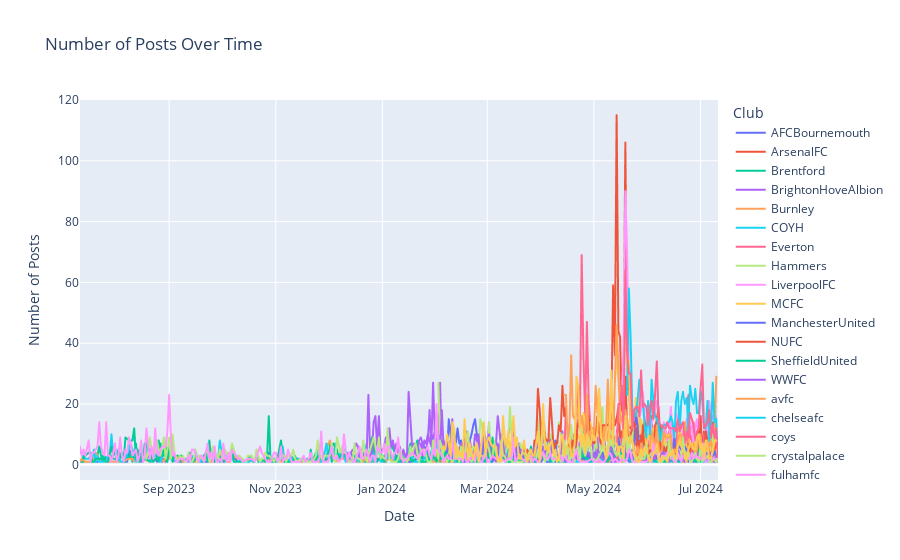

Here is the notebook cell this chart was saved with:
### Code cell
grouped_df = df.groupby(['name', 'date']).size().reset_index(name='count_of_posts')

# Create a line chart using Plotly
fig = px.line(grouped_df, x='date', y='count_of_posts', color='name', title='Number of Posts Over Time')

# Customize layout
fig.update_layout(
    xaxis_title='Date',
    yaxis_title='Number of Posts',
    legend_title='Club',
    yaxis=dict(
        range=[-5, grouped_df['count_of_posts'].max() + 5]  # Set y-axis range from -5 to max value + 5
    )
)

# Show the plot
fig.show()

### Figure 1 — Plotly figure (JSON) as saved in the notebook; plotly's stock layout.template omitted (floating-point values rounded to 4 significant figures; data arrays with more than 128 entries replaced by an {"elided": "..."} marker saying what was removed)
{"data": [{"hovertemplate": "name=AFCBournemouth<br>date=%{x}<br>count_of_posts=%{y}<extra></extra>", "legendgroup": "AFCBournemouth", "line": {"color": "#636efa", "dash": "solid"}, "marker": {"symbol": "circle"}, "mode": "lines", "name": "AFCBournemouth", "showlegend": true, "type": "scattergl", "x": {"elided": "188 str values"}, "xaxis": "x", "y": {"elided": "188 int values"}, "yaxis": "y"}, {"hovertemplate": "name=ArsenalFC<br>date=%{x}<br>count_of_posts=%{y}<extra></extra>", "legendgroup": "ArsenalFC", "line": {"color": "#EF553B", "dash": "solid"}, "marker": {"symbol": "circle"}, "mode": "lines", "name": "ArsenalFC", "showlegend": true, "type": "scattergl", "x": ["2024-05-11T00:00:00", "2024-05-12T00:00:00", "2024-05-13T00:00:00", "2024-05-14T00:00:00", "2024-05-15T00:00:00", "2024-05-16T00:00:00", "2024-05-17T00:00:00", "2024-05-18T00:00:00", "2024-05-19T00:00:00", "2024-05-20T00:00:00", "2024-05-21T00:00:00", "2024-05-22T00:00:00", "2024-05-23T00:00:00", "2024-05-24T00:00:00", "2024-05-25T00:00:00", "2024-05-26T00:00:00", "2024-05-27T00:00:00", "2024-05-28T00:00:00", "2024-05-29T00:00:00", "2024-05-30T00:00:00", "2024-05-31T00:00:00", "2024-06-01T00:00:00", "2024-06-02T00:00:00", "2024-06-03T00:00:00", "2024-06-04T00:00:00", "2024-06-05T00:00:00", "2024-06-06T00:00:00", "2024-06-07T00:00:00", "2024-06-08T00:00:00", "2024-06-09T00:00:00", "2024-06-10T00:00:00", "2024-06-11T00:00:00", "2024-06-12T00:00:00", "2024-06-13T00:00:00", "2024-06-14T00:00:00", "2024-06-15T00:00:00", "2024-06-16T00:00:00", "2024-06-17T00:00:00", "2024-06-18T00:00:00", "2024-06-19T00:00:00", "2024-06-20T00:00:00", "2024-06-21T00:00:00", "2024-06-22T00:00:00", "2024-06-23T00:00:00", "2024-06-24T00:00:00", "2024-06-25T00:00:00", "2024-06-26T00:00:00", "2024-06-27T00:00:00", "2024-06-28T00:00:00", "2024-06-29T00:00:00", "2024-06-30T00:00:00", "2024-07-01T00:00:00", "2024-07-02T00:00:00", "2024-07-03T00:00:00", "2024-07-04T00:00:00", "2024-07-05T00:00:00", "2024-07-06T00:00:00", "2024-07-07T00:00:00", "2024-07-08T00:00:00", "2024-07-09T00:00:00", "2024-07-10T00:00:00", "2024-07-11T00:00:00"], "xaxis": "x", "y": [18, 59, 36, 115, 44, 42, 16, 35, 106, 35, 29, 12, 15, 11, 14, 13, 11, 8, 8, 15, 10, 6, 5, 16, 8, 13, 11, 9, 13, 7, 10, 8, 7, 11, 12, 6, 7, 3, 9, 6, 8, 4, 1, 3, 7, 5, 7, 9, 6, 9, 11, 12, 6, 11, 4, 8, 9, 11, 14, 10, 9, 2], "yaxis": "y"}, {"hovertemplate": "name=Brentford<br>date=%{x}<br>count_of_posts=%{y}<extra></extra>", "legendgroup": "Brentford", "line": {"color": "#00cc96", "dash": "solid"}, "marker": {"symbol": "circle"}, "mode": "lines", "name": "Brentford", "showlegend": true, "type": "scattergl", "x": {"elided": "297 str values"}, "xaxis": "x", "y": {"elided": "297 int values"}, "yaxis": "y"}, {"hovertemplate": "name=BrightonHoveAlbion<br>date=%{x}<br>count_of_posts=%{y}<extra></extra>", "legendgroup": "BrightonHoveAlbion", "line": {"color": "#ab63fa", "dash": "solid"}, "marker": {"symbol": "circle"}, "mode": "lines", "name": "BrightonHoveAlbion", "showlegend": true, "type": "scattergl", "x": {"elided": "165 str values"}, "xaxis": "x", "y": {"elided": "165 int values"}, "yaxis": "y"}, {"hovertemplate": "name=Burnley<br>date=%{x}<br>count_of_posts=%{y}<extra></extra>", "legendgroup": "Burnley", "line": {"color": "#FFA15A", "dash": "solid"}, "marker": {"symbol": "circle"}, "mode": "lines", "name": "Burnley", "showlegend": true, "type": "scattergl", "x": {"elided": "143 str values"}, "xaxis": "x", "y": {"elided": "143 int values"}, "yaxis": "y"}, {"hovertemplate": "name=COYH<br>date=%{x}<br>count_of_posts=%{y}<extra></extra>", "legendgroup": "COYH", "line": {"color": "#19d3f3", "dash": "solid"}, "marker": {"symbol": "circle"}, "mode": "lines", "name": "COYH", "showlegend": true, "type": "scattergl", "x": {"elided": "280 str values"}, "xaxis": "x", "y": {"elided": "280 int values"}, "yaxis": "y"}, {"hovertemplate": "name=Everton<br>date=%{x}<br>count_of_posts=%{y}<extra></extra>", "legendgroup": "Everton", "line": {"color": "#FF6692", "dash": "solid"}, "marker": {"symbol": "circle"}, "mode": "lines", "name": "Everton", "showlegend": true, "type": "scattergl", "x": ["2024-04-11T00:00:00", "2024-04-12T00:00:00", "2024-04-13T00:00:00", "2024-04-14T00:00:00", "2024-04-15T00:00:00", "2024-04-16T00:00:00", "2024-04-17T00:00:00", "2024-04-18T00:00:00", "2024-04-19T00:00:00", "2024-04-20T00:00:00", "2024-04-21T00:00:00", "2024-04-22T00:00:00", "2024-04-23T00:00:00", "2024-04-24T00:00:00", "2024-04-25T00:00:00", "2024-04-26T00:00:00", "2024-04-27T00:00:00", "2024-04-28T00:00:00", "2024-04-29T00:00:00", "2024-04-30T00:00:00", "2024-05-01T00:00:00", "2024-05-02T00:00:00", "2024-05-03T00:00:00", "2024-05-04T00:00:00", "2024-05-05T00:00:00", "2024-05-06T00:00:00", "2024-05-07T00:00:00", "2024-05-08T00:00:00", "2024-05-09T00:00:00", "2024-05-10T00:00:00", "2024-05-11T00:00:00", "2024-05-12T00:00:00", "2024-05-13T00:00:00", "2024-05-14T00:00:00", "2024-05-15T00:00:00", "2024-05-16T00:00:00", "2024-05-17T00:00:00", "2024-05-18T00:00:00", "2024-05-19T00:00:00", "2024-05-20T00:00:00", "2024-05-21T00:00:00", "2024-05-22T00:00:00", "2024-05-23T00:00:00", "2024-05-24T00:00:00", "2024-05-25T00:00:00", "2024-05-26T00:00:00", "2024-05-27T00:00:00", "2024-05-28T00:00:00", "2024-05-29T00:00:00", "2024-05-30T00:00:00", "2024-05-31T00:00:00", "2024-06-01T00:00:00", "2024-06-02T00:00:00", "2024-06-03T00:00:00", "2024-06-04T00:00:00", "2024-06-05T00:00:00", "2024-06-06T00:00:00", "2024-06-07T00:00:00", "2024-06-08T00:00:00", "2024-06-09T00:00:00", "2024-06-10T00:00:00", "2024-06-11T00:00:00", "2024-06-12T00:00:00", "2024-06-13T00:00:00", "2024-06-14T00:00:00", "2024-06-15T00:00:00", "2024-06-16T00:00:00", "2024-06-17T00:00:00", "2024-06-18T00:00:00", "2024-06-19T00:00:00", "2024-06-20T00:00:00", "2024-06-21T00:00:00", "2024-06-22T00:00:00", "2024-06-23T00:00:00", "2024-06-24T00:00:00", "2024-06-25T00:00:00", "2024-06-26T00:00:00", "2024-06-27T00:00:00", "2024-06-28T00:00:00", "2024-06-29T00:00:00", "2024-06-30T00:00:00", "2024-07-01T00:00:00", "2024-07-02T00:00:00", "2024-07-03T00:00:00", "2024-07-04T00:00:00", "2024-07-05T00:00:00", "2024-07-06T00:00:00", "2024-07-07T00:00:00", "2024-07-08T00:00:00", "2024-07-09T00:00:00", "2024-07-10T00:00:00", "2024-07-11T00:00:00"], "xaxis": "x", "y": [6, 6, 3, 3, 18, 11, 3, 9, 10, 4, 27, 14, 14, 69, 36, 16, 47, 21, 13, 12, 12, 6, 14, 11, 5, 6, 8, 11, 8, 16, 12, 10, 8, 10, 15, 5, 11, 5, 14, 11, 11, 10, 9, 6, 7, 6, 4, 7, 9, 6, 8, 8, 6, 8, 9, 5, 13, 19, 7, 5, 5, 12, 6, 7, 19, 8, 5, 7, 12, 8, 13, 14, 11, 5, 23, 9, 8, 14, 9, 10, 2, 6, 5, 10, 6, 6, 7, 7, 10, 14, 7, 1], "yaxis": "y"}, {"hovertemplate": "name=Hammers<br>date=%{x}<br>count_of_posts=%{y}<extra></extra>", "legendgroup": "Hammers", "line": {"color": "#B6E880", "dash": "solid"}, "marker": {"symbol": "circle"}, "mode": "lines", "name": "Hammers", "showlegend": true, "type": "scattergl", "x": {"elided": "158 str values"}, "xaxis": "x", "y": {"elided": "158 int values"}, "yaxis": "y"}, {"hovertemplate": "name=LiverpoolFC<br>date=%{x}<br>count_of_posts=%{y}<extra></extra>", "legendgroup": "LiverpoolFC", "line": {"color": "#FF97FF", "dash": "solid"}, "marker": {"symbol": "circle"}, "mode": "lines", "name": "LiverpoolFC", "showlegend": true, "type": "scattergl", "x": ["2024-05-17T00:00:00", "2024-05-18T00:00:00", "2024-05-19T00:00:00", "2024-05-20T00:00:00", "2024-05-21T00:00:00", "2024-05-22T00:00:00", "2024-05-23T00:00:00", "2024-05-24T00:00:00", "2024-05-25T00:00:00", "2024-05-26T00:00:00", "2024-05-27T00:00:00", "2024-05-28T00:00:00", "2024-05-29T00:00:00", "2024-05-30T00:00:00", "2024-05-31T00:00:00", "2024-06-01T00:00:00", "2024-06-02T00:00:00", "2024-06-03T00:00:00", "2024-06-04T00:00:00", "2024-06-05T00:00:00", "2024-06-06T00:00:00", "2024-06-07T00:00:00", "2024-06-08T00:00:00", "2024-06-09T00:00:00", "2024-06-10T00:00:00", "2024-06-11T00:00:00", "2024-06-12T00:00:00", "2024-06-13T00:00:00", "2024-06-14T00:00:00", "2024-06-15T00:00:00", "2024-06-16T00:00:00", "2024-06-17T00:00:00", "2024-06-18T00:00:00", "2024-06-19T00:00:00", "2024-06-20T00:00:00", "2024-06-21T00:00:00", "2024-06-22T00:00:00", "2024-06-23T00:00:00", "2024-06-24T00:00:00", "2024-06-25T00:00:00", "2024-06-26T00:00:00", "2024-06-27T00:00:00", "2024-06-28T00:00:00", "2024-06-29T00:00:00", "2024-06-30T00:00:00", "2024-07-01T00:00:00", "2024-07-02T00:00:00", "2024-07-03T00:00:00", "2024-07-04T00:00:00", "2024-07-05T00:00:00", "2024-07-06T00:00:00", "2024-07-07T00:00:00", "2024-07-08T00:00:00", "2024-07-09T00:00:00", "2024-07-10T00:00:00"], "xaxis": "x", "y": [23, 39, 90, 70, 32, 28, 14, 15, 8, 11, 15, 18, 24, 16, 15, 17, 7, 13, 16, 18, 21, 15, 9, 8, 14, 12, 8, 8, 19, 5, 11, 17, 15, 19, 7, 11, 9, 15, 15, 14, 12, 7, 12, 15, 6, 12, 16, 12, 11, 15, 21, 17, 15, 18, 15], "yaxis": "y"}, {"hovertemplate": "name=MCFC<br>date=%{x}<br>count_of_posts=%{y}<extra></extra>", "legendgroup": "MCFC", "line": {"color": "#FECB52", "dash": "solid"}, "marker": {"symbol": "circle"}, "mode": "lines", "name": "MCFC", "showlegend": true, "type": "scattergl", "x": ["2024-04-20T00:00:00", "2024-04-21T00:00:00", "2024-04-22T00:00:00", "2024-04-23T00:00:00", "2024-04-24T00:00:00", "2024-04-25T00:00:00", "2024-04-26T00:00:00", "2024-04-27T00:00:00", "2024-04-28T00:00:00", "2024-04-29T00:00:00", "2024-04-30T00:00:00", "2024-05-01T00:00:00", "2024-05-02T00:00:00", "2024-05-03T00:00:00", "2024-05-04T00:00:00", "2024-05-05T00:00:00", "2024-05-06T00:00:00", "2024-05-07T00:00:00", "2024-05-08T00:00:00", "2024-05-09T00:00:00", "2024-05-10T00:00:00", "2024-05-11T00:00:00", "2024-05-12T00:00:00", "2024-05-13T00:00:00", "2024-05-14T00:00:00", "2024-05-15T00:00:00", "2024-05-16T00:00:00", "2024-05-17T00:00:00", "2024-05-18T00:00:00", "2024-05-19T00:00:00", "2024-05-20T00:00:00", "2024-05-21T00:00:00", "2024-05-22T00:00:00", "2024-05-23T00:00:00", "2024-05-24T00:00:00", "2024-05-25T00:00:00", "2024-05-26T00:00:00", "2024-05-27T00:00:00", "2024-05-28T00:00:00", "2024-05-29T00:00:00", "2024-05-30T00:00:00", "2024-05-31T00:00:00", "2024-06-01T00:00:00", "2024-06-02T00:00:00", "2024-06-03T00:00:00", "2024-06-04T00:00:00", "2024-06-05T00:00:00", "2024-06-06T00:00:00", "2024-06-07T00:00:00", "2024-06-08T00:00:00", "2024-06-09T00:00:00", "2024-06-10T00:00:00", "2024-06-11T00:00:00", "2024-06-12T00:00:00", "2024-06-13T00:00:00", "2024-06-14T00:00:00", "2024-06-15T00:00:00", "2024-06-16T00:00:00", "2024-06-17T00:00:00", "2024-06-18T00:00:00", "2024-06-19T00:00:00", "2024-06-20T00:00:00", "2024-06-21T00:00:00", "2024-06-22T00:00:00", "2024-06-23T00:00:00", "2024-06-24T00:00:00", "2024-06-25T00:00:00", "2024-06-26T00:00:00", "2024-06-27T00:00:00", "2024-06-28T00:00:00", "2024-06-29T00:00:00", "2024-06-30T00:00:00", "2024-07-01T00:00:00", "2024-07-02T00:00:00", "2024-07-03T00:00:00", "2024-07-04T00:00:00", "2024-07-05T00:00:00", "2024-07-06T00:00:00", "2024-07-07T00:00:00", "2024-07-08T00:00:00", "2024-07-09T00:00:00", "2024-07-10T00:00:00"], "xaxis": "x", "y": [10, 9, 10, 8, 9, 17, 13, 12, 11, 14, 11, 9, 12, 12, 24, 8, 9, 13, 8, 19, 9, 31, 8, 27, 37, 28, 18, 16, 16, 61, 30, 34, 13, 20, 12, 22, 22, 10, 15, 12, 9, 5, 10, 9, 5, 12, 12, 7, 12, 5, 10, 6, 10, 9, 10, 8, 5, 6, 5, 6, 14, 4, 5, 9, 6, 2, 3, 7, 4, 7, 9, 6, 6, 4, 6, 4, 6, 5, 5, 2, 9, 5], "yaxis": "y"}, {"hovertemplate": "name=ManchesterUnited<br>date=%{x}<br>count_of_posts=%{y}<extra></extra>", "legendgroup": "ManchesterUnited", "line": {"color": "#636efa", "dash": "solid"}, "marker": {"symbol": "circle"}, "mode": "lines", "name": "ManchesterUnited", "showlegend": true, "type": "scattergl", "x": {"elided": "147 str values"}, "xaxis": "x", "y": {"elided": "147 int values"}, "yaxis": "y"}, {"hovertemplate": "name=NUFC<br>date=%{x}<br>count_of_posts=%{y}<extra></extra>", "legendgroup": "NUFC", "line": {"color": "#EF553B", "dash": "solid"}, "marker": {"symbol": "circle"}, "mode": "lines", "name": "NUFC", "showlegend": true, "type": "scattergl", "x": ["2024-03-23T00:00:00", "2024-03-24T00:00:00", "2024-03-25T00:00:00", "2024-03-26T00:00:00", "2024-03-27T00:00:00", "2024-03-28T00:00:00", "2024-03-29T00:00:00", "2024-03-30T00:00:00", "2024-03-31T00:00:00", "2024-04-01T00:00:00", "2024-04-02T00:00:00", "2024-04-03T00:00:00", "2024-04-04T00:00:00", "2024-04-05T00:00:00", "2024-04-06T00:00:00", "2024-04-07T00:00:00", "2024-04-08T00:00:00", "2024-04-09T00:00:00", "2024-04-10T00:00:00", "2024-04-11T00:00:00", "2024-04-12T00:00:00", "2024-04-13T00:00:00", "2024-04-14T00:00:00", "2024-04-15T00:00:00", "2024-04-16T00:00:00", "2024-04-17T00:00:00", "2024-04-18T00:00:00", "2024-04-19T00:00:00", "2024-04-20T00:00:00", "2024-04-21T00:00:00", "2024-04-22T00:00:00", "2024-04-23T00:00:00", "2024-04-24T00:00:00", "2024-04-25T00:00:00", "2024-04-26T00:00:00", "2024-04-27T00:00:00", "2024-04-28T00:00:00", "2024-04-29T00:00:00", "2024-04-30T00:00:00", "2024-05-01T00:00:00", "2024-05-02T00:00:00", "2024-05-03T00:00:00", "2024-05-04T00:00:00", "2024-05-05T00:00:00", "2024-05-06T00:00:00", "2024-05-07T00:00:00", "2024-05-08T00:00:00", "2024-05-09T00:00:00", "2024-05-10T00:00:00", "2024-05-11T00:00:00", "2024-05-12T00:00:00", "2024-05-13T00:00:00", "2024-05-14T00:00:00", "2024-05-15T00:00:00", "2024-05-16T00:00:00", "2024-05-17T00:00:00", "2024-05-18T00:00:00", "2024-05-19T00:00:00", "2024-05-20T00:00:00", "2024-05-21T00:00:00", "2024-05-22T00:00:00", "2024-05-23T00:00:00", "2024-05-24T00:00:00", "2024-05-25T00:00:00", "2024-05-26T00:00:00", "2024-05-27T00:00:00", "2024-05-28T00:00:00", "2024-05-29T00:00:00", "2024-05-30T00:00:00", "2024-05-31T00:00:00", "2024-06-01T00:00:00", "2024-06-02T00:00:00", "2024-06-03T00:00:00", "2024-06-04T00:00:00", "2024-06-05T00:00:00", "2024-06-06T00:00:00", "2024-06-07T00:00:00", "2024-06-08T00:00:00", "2024-06-09T00:00:00", "2024-06-10T00:00:00", "2024-06-11T00:00:00", "2024-06-12T00:00:00", "2024-06-13T00:00:00", "2024-06-14T00:00:00", "2024-06-15T00:00:00", "2024-06-16T00:00:00", "2024-06-17T00:00:00", "2024-06-18T00:00:00", "2024-06-19T00:00:00", "2024-06-20T00:00:00", "2024-06-21T00:00:00", "2024-06-22T00:00:00", "2024-06-23T00:00:00", "2024-06-24T00:00:00", "2024-06-25T00:00:00", "2024-06-26T00:00:00", "2024-06-27T00:00:00", "2024-06-28T00:00:00", "2024-06-29T00:00:00", "2024-06-30T00:00:00", "2024-07-01T00:00:00", "2024-07-02T00:00:00", "2024-07-03T00:00:00", "2024-07-04T00:00:00", "2024-07-05T00:00:00", "2024-07-06T00:00:00", "2024-07-08T00:00:00", "2024-07-09T00:00:00", "2024-07-10T00:00:00"], "xaxis": "x", "y": [3, 5, 2, 1, 2, 8, 8, 25, 18, 7, 18, 9, 8, 8, 22, 14, 5, 7, 7, 13, 11, 26, 16, 19, 9, 6, 5, 8, 4, 7, 16, 12, 10, 11, 9, 13, 16, 8, 8, 7, 8, 16, 11, 7, 13, 13, 13, 13, 14, 16, 19, 13, 15, 19, 9, 11, 11, 29, 13, 9, 10, 12, 14, 12, 3, 8, 5, 13, 4, 2, 3, 5, 3, 6, 12, 15, 19, 7, 2, 6, 4, 6, 4, 4, 2, 3, 6, 6, 2, 2, 4, 1, 3, 4, 7, 1, 6, 5, 3, 10, 16, 4, 3, 11, 7, 3, 5, 5, 7], "yaxis": "y"}, {"hovertemplate": "name=SheffieldUnited<br>date=%{x}<br>count_of_posts=%{y}<extra></extra>", "legendgroup": "SheffieldUnited", "line": {"color": "#00cc96", "dash": "solid"}, "marker": {"symbol": "circle"}, "mode": "lines", "name": "SheffieldUnited", "showlegend": true, "type": "scattergl", "x": {"elided": "279 str values"}, "xaxis": "x", "y": {"elided": "279 int values"}, "yaxis": "y"}, {"hovertemplate": "name=WWFC<br>date=%{x}<br>count_of_posts=%{y}<extra></extra>", "legendgroup": "WWFC", "line": {"color": "#ab63fa", "dash": "solid"}, "marker": {"symbol": "circle"}, "mode": "lines", "name": "WWFC", "showlegend": true, "type": "scattergl", "x": {"elided": "206 str values"}, "xaxis": "x", "y": {"elided": "206 int values"}, "yaxis": "y"}, {"hovertemplate": "name=avfc<br>date=%{x}<br>count_of_posts=%{y}<extra></extra>", "legendgroup": "avfc", "line": {"color": "#FFA15A", "dash": "solid"}, "marker": {"symbol": "circle"}, "mode": "lines", "name": "avfc", "showlegend": true, "type": "scattergl", "x": ["2024-04-14T00:00:00", "2024-04-15T00:00:00", "2024-04-16T00:00:00", "2024-04-17T00:00:00", "2024-04-18T00:00:00", "2024-04-19T00:00:00", "2024-04-20T00:00:00", "2024-04-21T00:00:00", "2024-04-22T00:00:00", "2024-04-23T00:00:00", "2024-04-24T00:00:00", "2024-04-25T00:00:00", "2024-04-26T00:00:00", "2024-04-27T00:00:00", "2024-04-28T00:00:00", "2024-04-29T00:00:00", "2024-04-30T00:00:00", "2024-05-01T00:00:00", "2024-05-02T00:00:00", "2024-05-03T00:00:00", "2024-05-04T00:00:00", "2024-05-05T00:00:00", "2024-05-06T00:00:00", "2024-05-07T00:00:00", "2024-05-08T00:00:00", "2024-05-09T00:00:00", "2024-05-10T00:00:00", "2024-05-11T00:00:00", "2024-05-12T00:00:00", "2024-05-13T00:00:00", "2024-05-14T00:00:00", "2024-05-15T00:00:00", "2024-05-16T00:00:00", "2024-05-17T00:00:00", "2024-05-18T00:00:00", "2024-05-19T00:00:00", "2024-05-20T00:00:00", "2024-05-21T00:00:00", "2024-05-22T00:00:00", "2024-05-23T00:00:00", "2024-05-24T00:00:00", "2024-05-25T00:00:00", "2024-05-26T00:00:00", "2024-05-27T00:00:00", "2024-05-28T00:00:00", "2024-05-29T00:00:00", "2024-05-30T00:00:00", "2024-05-31T00:00:00", "2024-06-01T00:00:00", "2024-06-02T00:00:00", "2024-06-03T00:00:00", "2024-06-04T00:00:00", "2024-06-05T00:00:00", "2024-06-06T00:00:00", "2024-06-07T00:00:00", "2024-06-08T00:00:00", "2024-06-09T00:00:00", "2024-06-10T00:00:00", "2024-06-11T00:00:00", "2024-06-12T00:00:00", "2024-06-13T00:00:00", "2024-06-14T00:00:00", "2024-06-15T00:00:00", "2024-06-16T00:00:00", "2024-06-17T00:00:00", "2024-06-18T00:00:00", "2024-06-19T00:00:00", "2024-06-20T00:00:00", "2024-06-21T00:00:00", "2024-06-22T00:00:00", "2024-06-23T00:00:00", "2024-06-24T00:00:00", "2024-06-25T00:00:00", "2024-06-26T00:00:00", "2024-06-27T00:00:00", "2024-06-28T00:00:00", "2024-06-29T00:00:00", "2024-06-30T00:00:00", "2024-07-01T00:00:00", "2024-07-02T00:00:00", "2024-07-03T00:00:00", "2024-07-04T00:00:00", "2024-07-05T00:00:00", "2024-07-06T00:00:00", "2024-07-07T00:00:00", "2024-07-08T00:00:00", "2024-07-09T00:00:00", "2024-07-10T00:00:00"], "xaxis": "x", "y": [23, 23, 8, 12, 36, 16, 15, 20, 15, 12, 16, 13, 8, 23, 8, 11, 8, 10, 26, 17, 25, 14, 6, 11, 13, 28, 10, 9, 7, 27, 46, 32, 14, 16, 9, 18, 15, 11, 8, 8, 6, 2, 6, 3, 7, 4, 4, 5, 5, 6, 11, 9, 4, 13, 5, 4, 5, 11, 9, 9, 9, 10, 2, 5, 4, 8, 10, 10, 6, 14, 10, 9, 6, 6, 7, 3, 5, 10, 10, 4, 5, 5, 8, 6, 8, 4, 7, 29], "yaxis": "y"}, {"hovertemplate": "name=chelseafc<br>date=%{x}<br>count_of_posts=%{y}<extra></extra>", "legendgroup": "chelseafc", "line": {"color": "#19d3f3", "dash": "solid"}, "marker": {"symbol": "circle"}, "mode": "lines", "name": "chelseafc", "showlegend": true, "type": "scattergl", "x": ["2024-05-20T00:00:00", "2024-05-21T00:00:00", "2024-05-22T00:00:00", "2024-05-23T00:00:00", "2024-05-24T00:00:00", "2024-05-25T00:00:00", "2024-05-26T00:00:00", "2024-05-27T00:00:00", "2024-05-28T00:00:00", "2024-05-29T00:00:00", "2024-05-30T00:00:00", "2024-05-31T00:00:00", "2024-06-01T00:00:00", "2024-06-02T00:00:00", "2024-06-03T00:00:00", "2024-06-04T00:00:00", "2024-06-05T00:00:00", "2024-06-06T00:00:00", "2024-06-07T00:00:00", "2024-06-08T00:00:00", "2024-06-09T00:00:00", "2024-06-10T00:00:00", "2024-06-11T00:00:00", "2024-06-12T00:00:00", "2024-06-13T00:00:00", "2024-06-14T00:00:00", "2024-06-15T00:00:00", "2024-06-16T00:00:00", "2024-06-17T00:00:00", "2024-06-18T00:00:00", "2024-06-19T00:00:00", "2024-06-20T00:00:00", "2024-06-21T00:00:00", "2024-06-22T00:00:00", "2024-06-23T00:00:00", "2024-06-24T00:00:00", "2024-06-25T00:00:00", "2024-06-26T00:00:00", "2024-06-27T00:00:00", "2024-06-28T00:00:00", "2024-06-29T00:00:00", "2024-06-30T00:00:00", "2024-07-01T00:00:00", "2024-07-02T00:00:00", "2024-07-03T00:00:00", "2024-07-04T00:00:00", "2024-07-05T00:00:00", "2024-07-06T00:00:00", "2024-07-07T00:00:00", "2024-07-08T00:00:00", "2024-07-09T00:00:00", "2024-07-10T00:00:00", "2024-07-11T00:00:00"], "xaxis": "x", "y": [23, 58, 42, 17, 16, 16, 21, 28, 24, 21, 13, 9, 21, 10, 28, 21, 16, 15, 13, 8, 12, 13, 13, 14, 14, 16, 14, 9, 21, 24, 11, 21, 24, 20, 22, 11, 26, 22, 20, 25, 17, 17, 25, 21, 13, 12, 21, 8, 10, 27, 14, 15, 1], "yaxis": "y"}, {"hovertemplate": "name=coys<br>date=%{x}<br>count_of_posts=%{y}<extra></extra>", "legendgroup": "coys", "line": {"color": "#FF6692", "dash": "solid"}, "marker": {"symbol": "circle"}, "mode": "lines", "name": "coys", "showlegend": true, "type": "scattergl", "x": ["2024-05-14T00:00:00", "2024-05-15T00:00:00", "2024-05-16T00:00:00", "2024-05-17T00:00:00", "2024-05-18T00:00:00", "2024-05-19T00:00:00", "2024-05-20T00:00:00", "2024-05-21T00:00:00", "2024-05-22T00:00:00", "2024-05-23T00:00:00", "2024-05-24T00:00:00", "2024-05-25T00:00:00", "2024-05-26T00:00:00", "2024-05-27T00:00:00", "2024-05-28T00:00:00", "2024-05-29T00:00:00", "2024-05-30T00:00:00", "2024-05-31T00:00:00", "2024-06-01T00:00:00", "2024-06-02T00:00:00", "2024-06-03T00:00:00", "2024-06-04T00:00:00", "2024-06-05T00:00:00", "2024-06-06T00:00:00", "2024-06-07T00:00:00", "2024-06-08T00:00:00", "2024-06-09T00:00:00", "2024-06-10T00:00:00", "2024-06-11T00:00:00", "2024-06-12T00:00:00", "2024-06-13T00:00:00", "2024-06-14T00:00:00", "2024-06-15T00:00:00", "2024-06-16T00:00:00", "2024-06-17T00:00:00", "2024-06-18T00:00:00", "2024-06-19T00:00:00", "2024-06-20T00:00:00", "2024-06-21T00:00:00", "2024-06-22T00:00:00", "2024-06-23T00:00:00", "2024-06-24T00:00:00", "2024-06-25T00:00:00", "2024-06-26T00:00:00", "2024-06-27T00:00:00", "2024-06-28T00:00:00", "2024-06-29T00:00:00", "2024-06-30T00:00:00", "2024-07-01T00:00:00", "2024-07-02T00:00:00", "2024-07-03T00:00:00", "2024-07-04T00:00:00", "2024-07-05T00:00:00", "2024-07-06T00:00:00", "2024-07-07T00:00:00", "2024-07-08T00:00:00", "2024-07-09T00:00:00", "2024-07-10T00:00:00", "2024-07-11T00:00:00"], "xaxis": "x", "y": [1, 20, 20, 26, 12, 64, 37, 30, 30, 12, 18, 19, 19, 16, 31, 19, 20, 19, 13, 19, 21, 15, 23, 34, 15, 13, 13, 12, 12, 14, 12, 12, 12, 12, 11, 15, 11, 13, 14, 7, 11, 9, 17, 15, 13, 8, 11, 12, 25, 33, 12, 13, 14, 18, 9, 13, 9, 12, 1], "yaxis": "y"}, {"hovertemplate": "name=crystalpalace<br>date=%{x}<br>count_of_posts=%{y}<extra></extra>", "legendgroup": "crystalpalace", "line": {"color": "#B6E880", "dash": "solid"}, "marker": {"symbol": "circle"}, "mode": "lines", "name": "crystalpalace", "showlegend": true, "type": "scattergl", "x": {"elided": "286 str values"}, "xaxis": "x", "y": {"elided": "286 int values"}, "yaxis": "y"}, {"hovertemplate": "name=fulhamfc<br>date=%{x}<br>count_of_posts=%{y}<extra></extra>", "legendgroup": "fulhamfc", "line": {"color": "#FF97FF", "dash": "solid"}, "marker": {"symbol": "circle"}, "mode": "lines", "name": "fulhamfc", "showlegend": true, "type": "scattergl", "x": {"elided": "303 str values"}, "xaxis": "x", "y": {"elided": "303 int values"}, "yaxis": "y"}, {"hovertemplate": "name=nffc<br>date=%{x}<br>count_of_posts=%{y}<extra></extra>", "legendgroup": "nffc", "line": {"color": "#FECB52", "dash": "solid"}, "marker": {"symbol": "circle"}, "mode": "lines", "name": "nffc", "showlegend": true, "type": "scattergl", "x": {"elided": "157 str values"}, "xaxis": "x", "y": {"elided": "157 int values"}, "yaxis": "y"}], "layout": {"legend": {"title": {"text": "Club"}, "tracegroupgap": 0}, "title": {"text": "Number of Posts Over Time"}, "xaxis": {"anchor": "y", "domain": [0, 1], "title": {"text": "Date"}}, "yaxis": {"anchor": "x", "domain": [0, 1], "range": [-5, 120], "title": {"text": "Number of Posts"}}}}
